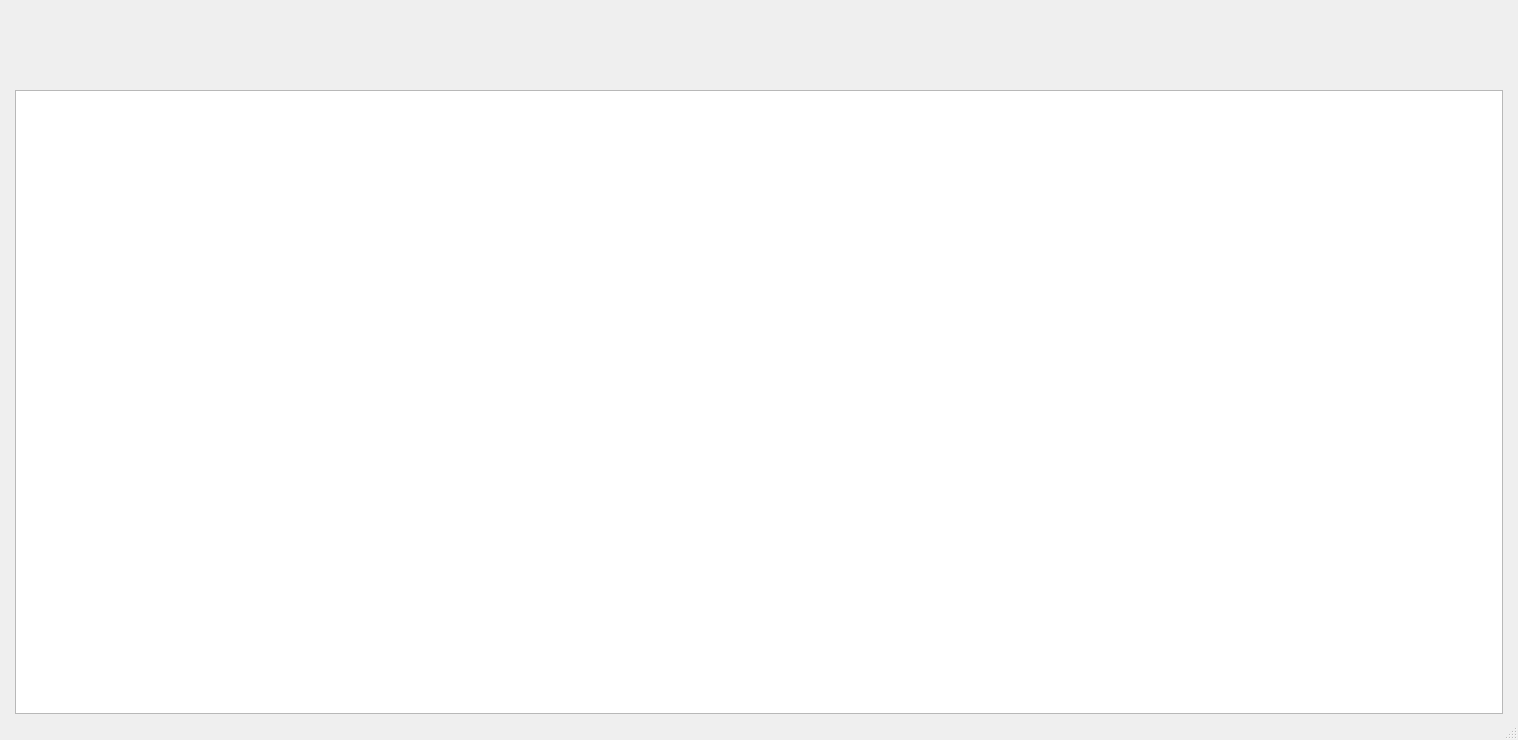
<?xml version="1.0" encoding="UTF-8"?>
<ui version="4.0">
 <class>MainWindow</class>
 <widget class="QMainWindow" name="MainWindow">
  <property name="geometry">
   <rect>
    <x>0</x>
    <y>0</y>
    <width>1518</width>
    <height>740</height>
   </rect>
  </property>
  <property name="windowTitle">
   <string>MainWindow</string>
  </property>
  <widget class="QWidget" name="centralwidget">
   <widget class="QGraphicsView" name="graphicsView">
    <property name="geometry">
     <rect>
      <x>15</x>
      <y>90</y>
      <width>1488</width>
      <height>624</height>
     </rect>
    </property>
    <property name="sizePolicy">
     <sizepolicy hsizetype="Expanding" vsizetype="Expanding">
      <horstretch>0</horstretch>
      <verstretch>0</verstretch>
     </sizepolicy>
    </property>
    <property name="backgroundBrush">
     <brush brushstyle="SolidPattern">
      <color alpha="255">
       <red>2</red>
       <green>148</green>
       <blue>0</blue>
      </color>
     </brush>
    </property>
   </widget>
  </widget>
  <widget class="QMenuBar" name="menubar">
   <property name="geometry">
    <rect>
     <x>0</x>
     <y>0</y>
     <width>1518</width>
     <height>24</height>
    </rect>
   </property>
  </widget>
  <widget class="QStatusBar" name="statusbar"/>
 </widget>
 <resources/>
 <connections/>
</ui>
